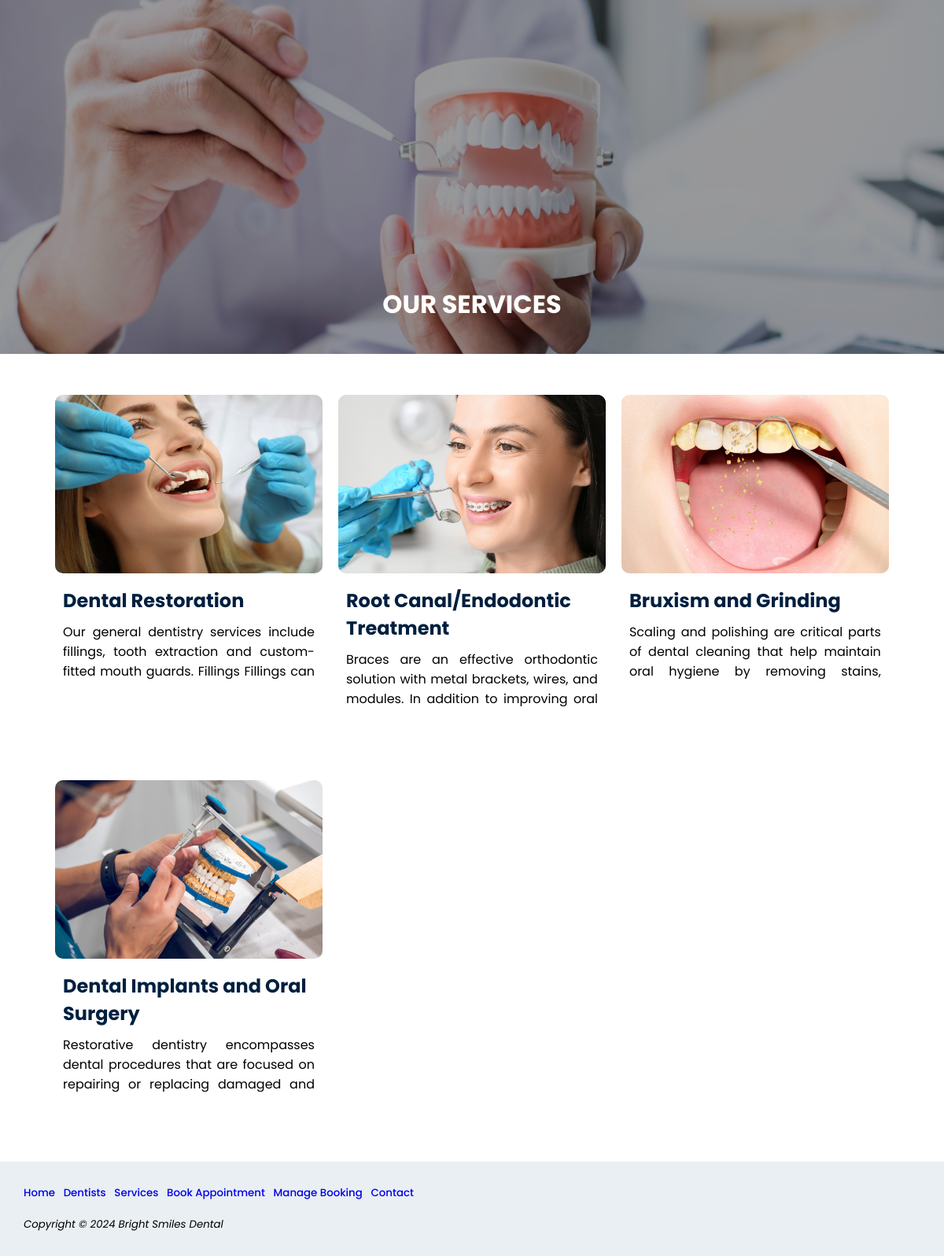
Page /Services/services.php on the committed database.
### tables this page shows
CREATE TABLE Services (
    service_id INT PRIMARY KEY AUTO_INCREMENT,
    service_type VARCHAR(64),
    service_description TEXT,
    service_image VARCHAR(64)
);

### Services/services.php (the view, shortened to what this page needs)
<!DOCTYPE html>
<html lang="en">
<head>
<link rel="stylesheet" href="../styles.css">
</head>
<body>
<div id="wrapper">
    <div id="services">
        <img class="img_filter" src="../Assets/ourservices.png" height="450px">
        <div class="bottom_centered"><h1>OUR SERVICES</h1></div>
    </div>
    <div class="container">
        <?php
        include '../dbconnect.php';
        $sql = "SELECT service_id, service_type, service_image, service_description FROM services";
        $result = $conn->query($sql);
        if ($result->num_rows > 0) {
            while ($row = $result->fetch_assoc()) {
                echo '<div class="box">';
                echo '<a href="services_detail.php?service_id=' . htmlspecialchars($row['service_id']) . '">';
                echo '<img src="../Assets/' . htmlspecialchars($row['service_image']) . '" width="400px" alt="' . htmlspecialchars($row['service_type']) . '"><br>';
                echo '<h2>' . htmlspecialchars($row['service_type']) . '</h2>';
                $descriptionWords = explode(' ', strip_tags($row['service_description']));
                $shortDescription = implode(' ', array_slice($descriptionWords, 0, 18)) . ' ...';
                echo '<p class="service-description">' . htmlspecialchars($shortDescription) . '</p>';
                echo '</a>';
                echo '</div>';
            }
        } else {
            echo '<p>No services found.</p>';
        }
        ?>
    </div>
    <div id="footer"></div>
</div>
</body>
</html>

### styles.css (style rules this page uses)
body { margin:0px; width: 100%; font-family: 'Poppins', sans-serif; display: flex; justify-content: center; align-items: center; }
h2 { margin-block-start: 0.2em; margin-block-end: 0.2em; }
#wrapper { background-color:#FFFFFF; min-width:850px; width: 100%; font-family: "Poppins"; }
.container { padding: 20px; display: flex; flex-wrap: wrap; width: 90%; margin: auto; align-items: flex-start; }
.box { padding: 5px; margin: 20px 5px; overflow: hidden; text-align: justify; width: calc(33.33% - 10px); box-sizing: border-box; height: 450px; display:block; }
.box a { text-decoration: none; color: #001F3F; }
.box h2 { margin: 10px; text-align: left; }
.box p { margin: 10px; text-align: justify; }
.box img { width: 100%; height: auto; border-radius: 10px; }
.service-description { display: -webkit-box; display: flex; -webkit-box-orient: vertical; overflow: hidden; line-clamp: 3; max-height:4.5em; text-overflow: ellipsis; margin: 15px 20px; color: #000000; text-align: left; }
.img_filter { width:100%; filter: brightness(60%); }
.bottom_centered { position: absolute; bottom: 20px; left: 50%; transform: translateX(-50%); text-align: center; color: #FFFFFF; padding: 5px 50px 5px 50px; }
#services { display:block; position:relative; }

### rows in the picture
services: service_image (picture), service_type "Dental Restoration", shortDescription "Our general dentistry services include fillings, tooth extraction and custom-fitted mouth guards. Fillings Fillings can…"
services: service_image (picture), service_type "Root Canal/Endodontic Treatment", shortDescription "Braces are an effective orthodontic solution with metal brackets, wires, and modules. In addition to improving oral…"
services: service_image (picture), service_type "Bruxism and Grinding", shortDescription "Scaling and polishing are critical parts of dental cleaning that help maintain oral hygiene by removing stains,…"
services: service_image (picture), service_type "Dental Implants and Oral Surgery", shortDescription "Restorative dentistry encompasses dental procedures that are focused on repairing or replacing damaged and…"
